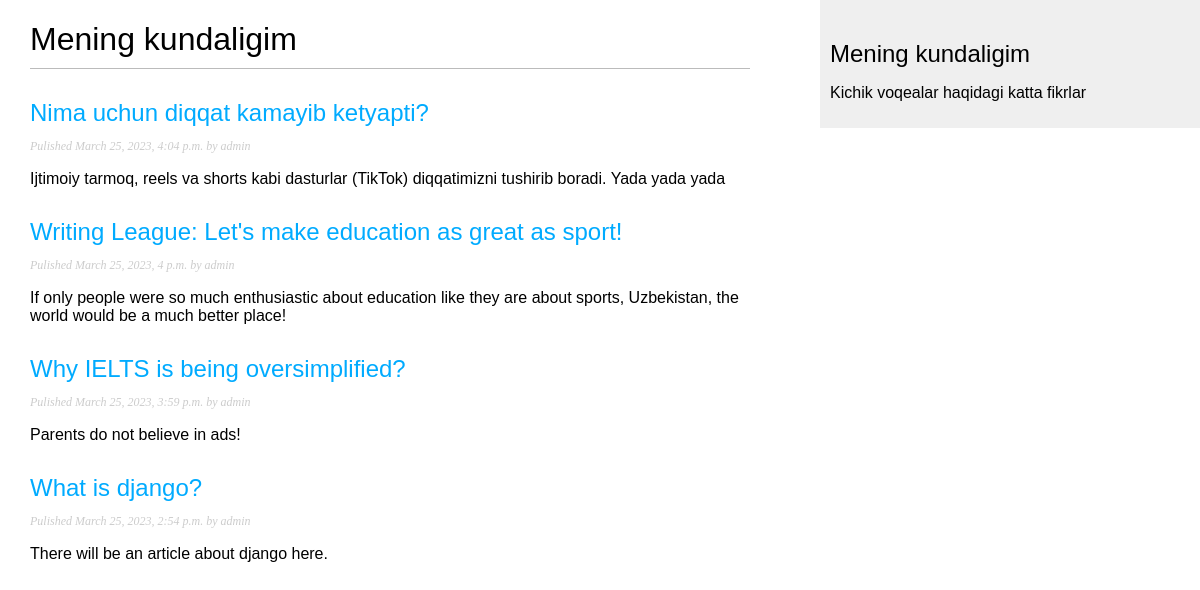
The page / on the database its author committed.
### main/models.py (models this page shows, shortened)
class Post(models.Model):
    class Status(models.TextChoices):
        DRAFT = 'DF', 'Draft'
        PUBLISHED = 'PB', 'Published'
    title = models.CharField(max_length=250)
    slug = models.SlugField(max_length=250)
    author = models.ForeignKey(User, on_delete=models.CASCADE, related_name='blog_posts')
    body = models.TextField()
    publish = models.DateTimeField(default=timezone.now)
    created = models.DateTimeField(auto_now_add=True)
    updated = models.DateTimeField(auto_now=True)
    status = models.CharField(max_length=2,
                              choices = Status.choices,
                              default=Status.DRAFT)
    objects = models.Manager()
    published = PublishedManager()
    class Meta:
        ordering = ['-publish']
        indexes = [
            models.Index(fields=['-publish']),
        ]

### main/views.py (the view)
# urls.py: path('', views.post_list, name='post_list'),
def post_list(request):
    posts = Post.published.all()
    return render(request, 'templates/blog/post/list.html', {'posts': posts})

### main/models.py (called while the page is built)
    def get_queryset(self):
        return super().get_queryset().filter(status=Post.Status.PUBLISHED)

### templates/blog/post/list.html (shortened to what this page needs)
{% extends "templates/blog/base.html" %}
{%block content%}
<h1> Mening kundaligim </h1>
{% for post in posts %}
    <h2>
        <a href="{% url 'post_detail' post.id %}">
            {{ post.title }}
        </a>
    </h2>
    <p class ='date'>
        Pulished {{ post.publish }} by {{post.author}}
    </p>
    {{ post.body|truncatewords:30|linebreaks }}
    {%endfor%}
    {%endblock%}

### templates/blog/base.html (shortened to what this page needs)
{% load static %}
<!DOCTYPE html>
<html>
    <head>
        <link href="{% static 'css/blog.css' %}" rel="stylesheet">
    </head>
    <body>
        <div id="content">
            {% block content %}
            {% endblock %}
        </div>
        <div id="sidebar">
            <h2>Mening kundaligim</h2>
            <p>Kichik voqealar haqidagi katta fikrlar</p>
        </div>
    </body>
</html>

### static/css/blog.css (style rules this page uses)
body { margin:0; padding:0; font-family:helvetica, sans-serif; }
a { color:#00abff; text-decoration:none; }
h1 { font-weight:normal; border-bottom:1px solid #bbb; padding:0 0 10px 0; }
h2 { font-weight:normal; margin:30px 0 0; }
#content { float:left; width:60%; padding:0 0 0 30px; }
#sidebar { float:right; width:30%; padding:10px; background:#efefef; height:100%; }
p.date { color:#ccc; font-family: georgia, serif; font-size: 12px; font-style: italic; }

### rows shown on the page
Post: title "Nima uchun diqqat kamayib ketyapti?", publish "March 25, 2023, 4:04 p.m.", author "admin", body "Ijtimoiy tarmoq, reels va shorts kabi dasturlar (TikTok) diqqatimizni tushirib boradi. Yada yada yada"
Post: title "Writing League: Let's make education as great as sport!", publish "March 25, 2023, 4 p.m.", author "admin", body "If only people were so much enthusiastic about education like they are about sports, Uzbekistan, the world would be a much better place!"
Post: title "Why IELTS is being oversimplified?", publish "March 25, 2023, 3:59 p.m.", author "admin", body "Parents do not believe in ads!"
Post: title "What is django?", publish "March 25, 2023, 2:54 p.m.", author "admin", body "There will be an article about django here."
